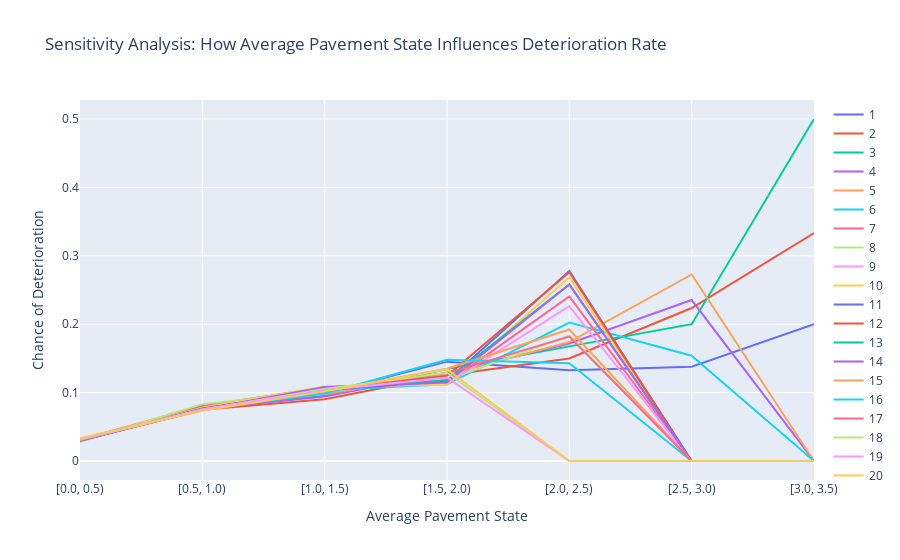

Notebook code for this chart:
### Markdown cell above
# A Look At Slab Buffers 1-20 for All Slabs
Overall, variation increases when average pavement state is 2 or greater among the buffers. This is because at higher slab buffers, it is harder to achieve a higher average pavement state value. At slab buffers 18, 19, and 20, chance of deterioration is 0 at average pavement state [2, 2.5) indicating a small (or no) sample size for slabs that register that average pavement state at that certain buffer value. A higher sample size might help smooth out the variation for higher slab buffers and ultimately help produce stronger conclusions as to what slab buffers to use.

### Code cell
plot_line_chart(df, 1, 20, .5, 3)

### Figure 1 — Plotly figure (JSON) as saved in the notebook; plotly's stock layout.template omitted (floating-point values rounded to 4 significant figures)
{"data": [{"mode": "lines", "name": "1", "type": "scatter", "x": ["[0.0, 0.5)", "[0.5, 1.0)", "[1.0, 1.5)", "[1.5, 2.0)", "[2.0, 2.5)", "[2.5, 3.0)", "[3.0, 3.5)"], "y": [0.03043, 0.07678, 0.09896, 0.1453, 0.1328, 0.1378, 0.2]}, {"mode": "lines", "name": "2", "type": "scatter", "x": ["[0.0, 0.5)", "[0.5, 1.0)", "[1.0, 1.5)", "[1.5, 2.0)", "[2.0, 2.5)", "[2.5, 3.0)", "[3.0, 3.5)"], "y": [0.03002, 0.07483, 0.0904, 0.1254, 0.1498, 0.2237, 0.3333]}, {"mode": "lines", "name": "3", "type": "scatter", "x": ["[0.0, 0.5)", "[0.5, 1.0)", "[1.0, 1.5)", "[1.5, 2.0)", "[2.0, 2.5)", "[2.5, 3.0)", "[3.0, 3.5)"], "y": [0.032, 0.07623, 0.09538, 0.1344, 0.1676, 0.2, 0.5]}, {"mode": "lines", "name": "4", "type": "scatter", "x": ["[0.0, 0.5)", "[0.5, 1.0)", "[1.0, 1.5)", "[1.5, 2.0)", "[2.0, 2.5)", "[2.5, 3.0)", "[3.0, 3.5)"], "y": [0.03228, 0.07621, 0.09423, 0.1295, 0.1719, 0.2353, 0]}, {"mode": "lines", "name": "5", "type": "scatter", "x": ["[0.0, 0.5)", "[0.5, 1.0)", "[1.0, 1.5)", "[1.5, 2.0)", "[2.0, 2.5)", "[2.5, 3.0)", "[3.0, 3.5)"], "y": [0.03129, 0.08069, 0.09785, 0.1258, 0.1739, 0.2727, 0]}, {"mode": "lines", "name": "6", "type": "scatter", "x": ["[0.0, 0.5)", "[0.5, 1.0)", "[1.0, 1.5)", "[1.5, 2.0)", "[2.0, 2.5)", "[2.5, 3.0)", "[3.0, 3.5)"], "y": [0.03101, 0.07873, 0.1034, 0.1121, 0.2024, 0.1538, 0]}, {"mode": "lines", "name": "7", "type": "scatter", "x": ["[0.0, 0.5)", "[0.5, 1.0)", "[1.0, 1.5)", "[1.5, 2.0)", "[2.0, 2.5)", "[2.5, 3.0)", "[3.0, 3.5)"], "y": [0.0283, 0.08058, 0.1075, 0.1138, 0.2405, 0, 0]}, {"mode": "lines", "name": "8", "type": "scatter", "x": ["[0.0, 0.5)", "[0.5, 1.0)", "[1.0, 1.5)", "[1.5, 2.0)", "[2.0, 2.5)", "[2.5, 3.0)", "[3.0, 3.5)"], "y": [0.02823, 0.08316, 0.1032, 0.1188, 0.1833, 0, 0]}, {"mode": "lines", "name": "9", "type": "scatter", "x": ["[0.0, 0.5)", "[0.5, 1.0)", "[1.0, 1.5)", "[1.5, 2.0)", "[2.0, 2.5)", "[2.5, 3.0)", "[3.0, 3.5)"], "y": [0.03107, 0.07618, 0.1078, 0.1129, 0.2264, 0, 0]}, {"mode": "lines", "name": "10", "type": "scatter", "x": ["[0.0, 0.5)", "[0.5, 1.0)", "[1.0, 1.5)", "[1.5, 2.0)", "[2.0, 2.5)", "[2.5, 3.0)", "[3.0, 3.5)"], "y": [0.02972, 0.07784, 0.1089, 0.1116, 0.2683, 0, 0]}, {"mode": "lines", "name": "11", "type": "scatter", "x": ["[0.0, 0.5)", "[0.5, 1.0)", "[1.0, 1.5)", "[1.5, 2.0)", "[2.0, 2.5)", "[2.5, 3.0)", "[3.0, 3.5)"], "y": [0.03046, 0.07614, 0.1036, 0.1171, 0.2778, 0, 0]}, {"mode": "lines", "name": "12", "type": "scatter", "x": ["[0.0, 0.5)", "[0.5, 1.0)", "[1.0, 1.5)", "[1.5, 2.0)", "[2.0, 2.5)", "[2.5, 3.0)", "[3.0, 3.5)"], "y": [0.02962, 0.07687, 0.1035, 0.1247, 0.2759, 0, 0]}, {"mode": "lines", "name": "13", "type": "scatter", "x": ["[0.0, 0.5)", "[0.5, 1.0)", "[1.0, 1.5)", "[1.5, 2.0)", "[2.0, 2.5)", "[2.5, 3.0)", "[3.0, 3.5)"], "y": [0.02982, 0.07554, 0.1064, 0.1185, 0.2581, 0, 0]}, {"mode": "lines", "name": "14", "type": "scatter", "x": ["[0.0, 0.5)", "[0.5, 1.0)", "[1.0, 1.5)", "[1.5, 2.0)", "[2.0, 2.5)", "[2.5, 3.0)", "[3.0, 3.5)"], "y": [0.02971, 0.07532, 0.1082, 0.1148, 0.2581, 0, 0]}, {"mode": "lines", "name": "15", "type": "scatter", "x": ["[0.0, 0.5)", "[0.5, 1.0)", "[1.0, 1.5)", "[1.5, 2.0)", "[2.0, 2.5)", "[2.5, 3.0)", "[3.0, 3.5)"], "y": [0.03089, 0.07414, 0.1027, 0.135, 0.1923, 0, 0]}, {"mode": "lines", "name": "16", "type": "scatter", "x": ["[0.0, 0.5)", "[0.5, 1.0)", "[1.0, 1.5)", "[1.5, 2.0)", "[2.0, 2.5)", "[2.5, 3.0)", "[3.0, 3.5)"], "y": [0.03056, 0.07597, 0.09865, 0.148, 0.1429, 0, 0]}, {"mode": "lines", "name": "17", "type": "scatter", "x": ["[0.0, 0.5)", "[0.5, 1.0)", "[1.0, 1.5)", "[1.5, 2.0)", "[2.0, 2.5)", "[2.5, 3.0)", "[3.0, 3.5)"], "y": [0.03065, 0.07452, 0.1045, 0.1285, 0.1818, 0, 0]}, {"mode": "lines", "name": "18", "type": "scatter", "x": ["[0.0, 0.5)", "[0.5, 1.0)", "[1.0, 1.5)", "[1.5, 2.0)", "[2.0, 2.5)", "[2.5, 3.0)", "[3.0, 3.5)"], "y": [0.03121, 0.07483, 0.1054, 0.129, 0, 0, 0]}, {"mode": "lines", "name": "19", "type": "scatter", "x": ["[0.0, 0.5)", "[0.5, 1.0)", "[1.0, 1.5)", "[1.5, 2.0)", "[2.0, 2.5)", "[2.5, 3.0)", "[3.0, 3.5)"], "y": [0.03202, 0.07534, 0.1035, 0.1219, 0, 0, 0]}, {"mode": "lines", "name": "20", "type": "scatter", "x": ["[0.0, 0.5)", "[0.5, 1.0)", "[1.0, 1.5)", "[1.5, 2.0)", "[2.0, 2.5)", "[2.5, 3.0)", "[3.0, 3.5)"], "y": [0.03331, 0.07328, 0.1018, 0.1341, 0, 0, 0]}], "layout": {"showlegend": true, "title": {"text": "Sensitivity Analysis: How Average Pavement State Influences Deterioration Rate"}, "xaxis": {"title": {"text": "Average Pavement State"}}, "yaxis": {"title": {"text": "Chance of Deterioration"}}}}
